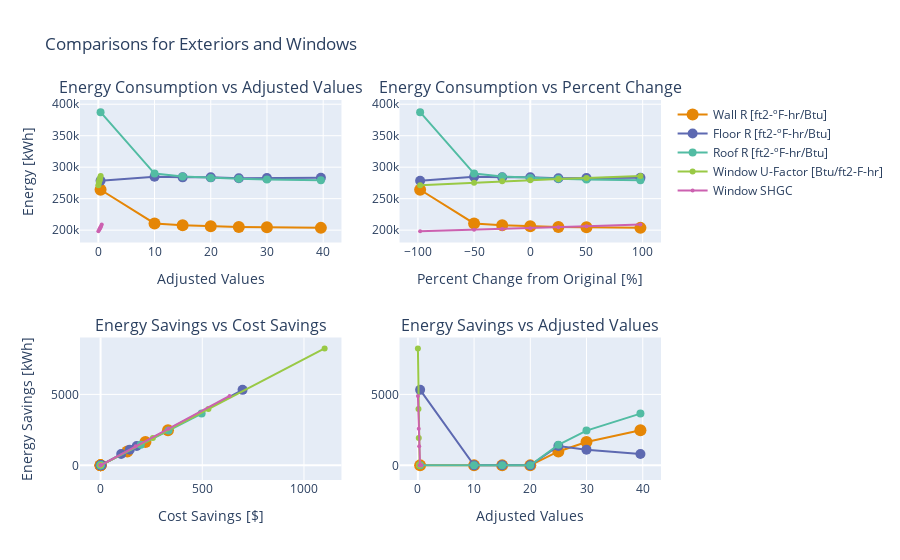
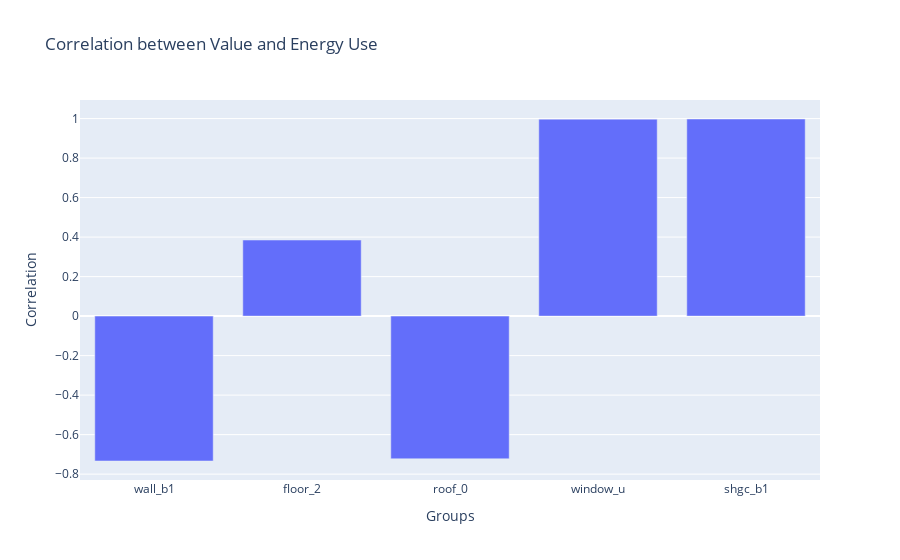

Notebook code for these charts, in order:
### Markdown cell above
# Ext Surfaces + SHGC + U Window

### Code cell
data = get_group("Exteriors and Windows", False)
four_compare(data[0], data[1], data[2], data[3])
correlations(data[1], data[2])

### Figure 1 — Plotly figure (JSON) as saved in the notebook; plotly's stock layout.template omitted (floating-point values rounded to 4 significant figures)
{"data": [{"legendgroup": "Groups", "line": {"color": "rgb(229, 134, 6)"}, "marker": {"size": 12.0}, "mode": "lines+markers", "name": "Wall R [ft2-ºF-hr/Btu]", "showlegend": true, "type": "scatter", "x": [0.3999, 9.996, 14.99, 19.99, 24.99, 29.99, 39.59], "xaxis": "x", "y": [264200.0, 210700.0, 207700.0, 206100.0, 205100.0, 204400.0, 203600.0], "yaxis": "y"}, {"legendgroup": "Groups", "line": {"color": "rgb(93, 105, 177)"}, "marker": {"size": 10.0}, "mode": "lines+markers", "name": "Floor R [ft2-ºF-hr/Btu]", "showlegend": true, "type": "scatter", "x": [0.3999, 9.996, 14.99, 19.99, 24.99, 29.99, 39.59], "xaxis": "x", "y": [278600.0, 284800.0, 283900.0, 283900.0, 282500.0, 282800.0, 283100.0], "yaxis": "y"}, {"legendgroup": "Groups", "line": {"color": "rgb(82, 188, 163)"}, "marker": {"size": 8.003}, "mode": "lines+markers", "name": "Roof R [ft2-ºF-hr/Btu]", "showlegend": true, "type": "scatter", "x": [0.3999, 9.996, 14.99, 19.99, 24.99, 29.99, 39.59], "xaxis": "x", "y": [387500.0, 289900.0, 285300.0, 282900.0, 281500.0, 280500.0, 279300.0], "yaxis": "y"}, {"legendgroup": "Groups", "line": {"color": "rgb(153, 201, 69)"}, "marker": {"size": 6.004}, "mode": "lines+markers", "name": "Window U-Factor [Btu/ft2-F-hr]", "showlegend": true, "type": "scatter", "x": [0.004227, 0.1057, 0.1585, 0.2113, 0.2642, 0.317, 0.4185], "xaxis": "x", "y": [271100.0, 275400.0, 277500.0, 279400.0, 281200.0, 282800.0, 285900.0], "yaxis": "y"}, {"legendgroup": "Groups", "line": {"color": "rgb(204, 97, 176)"}, "marker": {"size": 4.005}, "mode": "lines+markers", "name": "Window SHGC", "showlegend": true, "type": "scatter", "x": [0.0062, 0.155, 0.2325, 0.31, 0.3875, 0.465, 0.6138], "xaxis": "x", "y": [198200.0, 200500.0, 201800.0, 203100.0, 204600.0, 206100.0, 209200.0], "yaxis": "y"}, {"legendgroup": "Groups", "line": {"color": "rgb(229, 134, 6)"}, "marker": {"size": 12.0}, "mode": "lines+markers", "name": "wall_b1", "showlegend": false, "type": "scatter", "x": [-98, -50, -25, 0, 25, 50, 98], "xaxis": "x2", "y": [264200.0, 210700.0, 207700.0, 206100.0, 205100.0, 204400.0, 203600.0], "yaxis": "y2"}, {"legendgroup": "Groups", "line": {"color": "rgb(93, 105, 177)"}, "marker": {"size": 10.0}, "mode": "lines+markers", "name": "floor_2", "showlegend": false, "type": "scatter", "x": [-98, -50, -25, 0, 25, 50, 98], "xaxis": "x2", "y": [278600.0, 284800.0, 283900.0, 283900.0, 282500.0, 282800.0, 283100.0], "yaxis": "y2"}, {"legendgroup": "Groups", "line": {"color": "rgb(82, 188, 163)"}, "marker": {"size": 8.003}, "mode": "lines+markers", "name": "roof_0", "showlegend": false, "type": "scatter", "x": [-98, -50, -25, 0, 25, 50, 98], "xaxis": "x2", "y": [387500.0, 289900.0, 285300.0, 282900.0, 281500.0, 280500.0, 279300.0], "yaxis": "y2"}, {"legendgroup": "Groups", "line": {"color": "rgb(153, 201, 69)"}, "marker": {"size": 6.004}, "mode": "lines+markers", "name": "window_u", "showlegend": false, "type": "scatter", "x": [-98, -50, -25, 0, 25, 50, 98], "xaxis": "x2", "y": [271100.0, 275400.0, 277500.0, 279400.0, 281200.0, 282800.0, 285900.0], "yaxis": "y2"}, {"legendgroup": "Groups", "line": {"color": "rgb(204, 97, 176)"}, "marker": {"size": 4.005}, "mode": "lines+markers", "name": "shgc_b1", "showlegend": false, "type": "scatter", "x": [-98, -50, -25, 0, 25, 50, 98], "xaxis": "x2", "y": [198200.0, 200500.0, 201800.0, 203100.0, 204600.0, 206100.0, 209200.0], "yaxis": "y2"}, {"legendgroup": "Groups", "line": {"color": "rgb(229, 134, 6)"}, "marker": {"size": 12.0}, "mode": "lines+markers", "name": "wall_b1", "showlegend": false, "type": "scatter", "x": [0, 0, 0, 0, 131.6, 220.6, 331.5], "xaxis": "x3", "y": [0, 0, 0, 0, 981.5, 1651.0, 2480.0], "yaxis": "y3"}, {"legendgroup": "Groups", "line": {"color": "rgb(93, 105, 177)"}, "marker": {"size": 10.0}, "mode": "lines+markers", "name": "floor_2", "showlegend": false, "type": "scatter", "x": [698.1, 0, 4.59, 0, 177.9, 143.4, 101.2], "xaxis": "x3", "y": [5318.0, 0, 15.32, 0, 1361.0, 1109.0, 798.6], "yaxis": "y3"}, {"legendgroup": "Groups", "line": {"color": "rgb(82, 188, 163)"}, "marker": {"size": 8.003}, "mode": "lines+markers", "name": "roof_0", "showlegend": false, "type": "scatter", "x": [0, 0, 0, 0, 197.9, 334.2, 496.8], "xaxis": "x3", "y": [0, 0, 0, 0, 1448.0, 2451.0, 3647.0], "yaxis": "y3"}, {"legendgroup": "Groups", "line": {"color": "rgb(153, 201, 69)"}, "marker": {"size": 6.004}, "mode": "lines+markers", "name": "window_u", "showlegend": false, "type": "scatter", "x": [1101.0, 530.3, 257.2, 0, 0, 0, 0], "xaxis": "x3", "y": [8241.0, 3962.0, 1921.0, 0, 0, 0, 0], "yaxis": "y3"}, {"legendgroup": "Groups", "line": {"color": "rgb(204, 97, 176)"}, "marker": {"size": 4.005}, "mode": "lines+markers", "name": "shgc_b1", "showlegend": false, "type": "scatter", "x": [634.2, 333.8, 172.3, 0, 0, 0, 0], "xaxis": "x3", "y": [4894.0, 2584.0, 1346.0, 0, 0, 0, 0], "yaxis": "y3"}, {"legendgroup": "Groups", "line": {"color": "rgb(229, 134, 6)"}, "marker": {"size": 12.0}, "mode": "lines+markers", "name": "wall_b1", "showlegend": false, "type": "scatter", "x": [0.3999, 9.996, 14.99, 19.99, 24.99, 29.99, 39.59], "xaxis": "x4", "y": [0, 0, 0, 0, 981.5, 1651.0, 2480.0], "yaxis": "y4"}, {"legendgroup": "Groups", "line": {"color": "rgb(93, 105, 177)"}, "marker": {"size": 10.0}, "mode": "lines+markers", "name": "floor_2", "showlegend": false, "type": "scatter", "x": [0.3999, 9.996, 14.99, 19.99, 24.99, 29.99, 39.59], "xaxis": "x4", "y": [5318.0, 0, 15.32, 0, 1361.0, 1109.0, 798.6], "yaxis": "y4"}, {"legendgroup": "Groups", "line": {"color": "rgb(82, 188, 163)"}, "marker": {"size": 8.003}, "mode": "lines+markers", "name": "roof_0", "showlegend": false, "type": "scatter", "x": [0.3999, 9.996, 14.99, 19.99, 24.99, 29.99, 39.59], "xaxis": "x4", "y": [0, 0, 0, 0, 1448.0, 2451.0, 3647.0], "yaxis": "y4"}, {"legendgroup": "Groups", "line": {"color": "rgb(153, 201, 69)"}, "marker": {"size": 6.004}, "mode": "lines+markers", "name": "window_u", "showlegend": false, "type": "scatter", "x": [0.004227, 0.1057, 0.1585, 0.2113, 0.2642, 0.317, 0.4185], "xaxis": "x4", "y": [8241.0, 3962.0, 1921.0, 0, 0, 0, 0], "yaxis": "y4"}, {"legendgroup": "Groups", "line": {"color": "rgb(204, 97, 176)"}, "marker": {"size": 4.005}, "mode": "lines+markers", "name": "shgc_b1", "showlegend": false, "type": "scatter", "x": [0.0062, 0.155, 0.2325, 0.31, 0.3875, 0.465, 0.6138], "xaxis": "x4", "y": [4894.0, 2584.0, 1346.0, 0, 0, 0, 0], "yaxis": "y4"}], "layout": {"annotations": [{"font": {"size": 16}, "showarrow": false, "text": "Energy Consumption vs Adjusted Values", "x": 0.225, "xanchor": "center", "xref": "paper", "y": 1, "yanchor": "bottom", "yref": "paper"}, {"font": {"size": 16}, "showarrow": false, "text": "Energy Consumption vs Percent Change", "x": 0.775, "xanchor": "center", "xref": "paper", "y": 1, "yanchor": "bottom", "yref": "paper"}, {"font": {"size": 16}, "showarrow": false, "text": "Energy Savings vs Cost Savings", "x": 0.225, "xanchor": "center", "xref": "paper", "y": 0.375, "yanchor": "bottom", "yref": "paper"}, {"font": {"size": 16}, "showarrow": false, "text": "Energy Savings vs Adjusted Values", "x": 0.775, "xanchor": "center", "xref": "paper", "y": 0.375, "yanchor": "bottom", "yref": "paper"}], "title": {"text": "Comparisons for Exteriors and Windows"}, "xaxis": {"anchor": "y", "domain": [0, 0.45], "title": {"text": "Adjusted Values"}}, "xaxis2": {"anchor": "y2", "domain": [0.55, 1], "title": {"text": "Percent Change from Original [%]"}}, "xaxis3": {"anchor": "y3", "domain": [0, 0.45], "title": {"text": "Cost Savings [$]"}}, "xaxis4": {"anchor": "y4", "domain": [0.55, 1], "title": {"text": "Adjusted Values"}}, "yaxis": {"anchor": "x", "domain": [0.625, 1], "title": {"text": "Energy [kWh]"}}, "yaxis2": {"anchor": "x2", "domain": [0.625, 1]}, "yaxis3": {"anchor": "x3", "domain": [0, 0.375], "title": {"text": "Energy Savings [kWh]"}}, "yaxis4": {"anchor": "x4", "domain": [0, 0.375]}}}

### Figure 2 — Plotly figure (JSON) as saved in the notebook; plotly's stock layout.template omitted (floating-point values rounded to 4 significant figures)
{"data": [{"type": "bar", "x": ["wall_b1", "floor_2", "roof_0", "window_u", "shgc_b1"], "y": [-0.7335, 0.3851, -0.7223, 0.997, 0.9978]}], "layout": {"title": {"text": "Correlation between Value and Energy Use"}, "xaxis": {"title": {"text": "Groups"}}, "yaxis": {"title": {"text": "Correlation"}}}}
